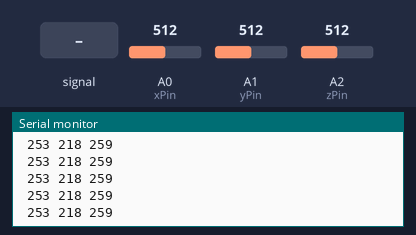
Recording of a sketch running on a simulated Arduino Uno, built with avr-gcc and run on an emulated ATmega328P. On the bench: the last lines printed to the serial monitor. Inputs (shaded band) come from the test bench; at power-on: A0 (xPin) = 512, A1 (yPin) = 512, A2 (zPin) = 512.

Above: at 1.2 s.
1.3 s: A2 (zPin) fed a 200 Hz sine of ±81 counts around its level
At 2.4 s:
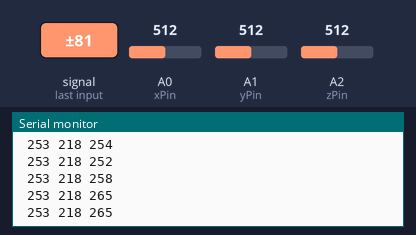
2.8 s: A0 (xPin) set to 333
At 3.9 s:
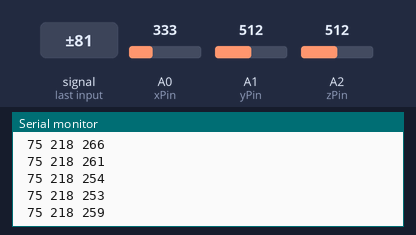
4.3 s: A1 (yPin) set to 333
At 5.3 s:
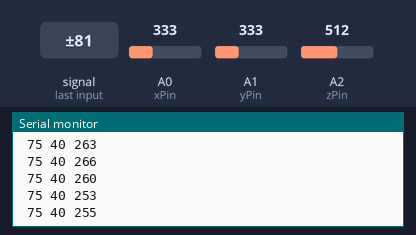
5.8 s: A2 (zPin) set to 333
At 6.9 s:
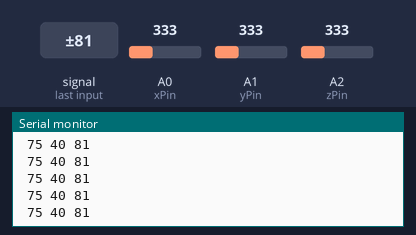
7.3 s: A0 (xPin) set to 122
At 8.2 s:
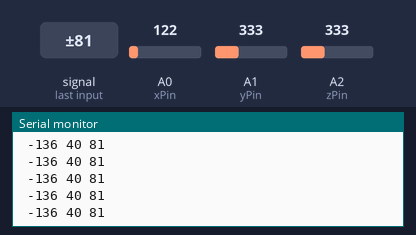
Timing chart, 0 to 10.1 s (numbered marks = the images above; inputs shaded):
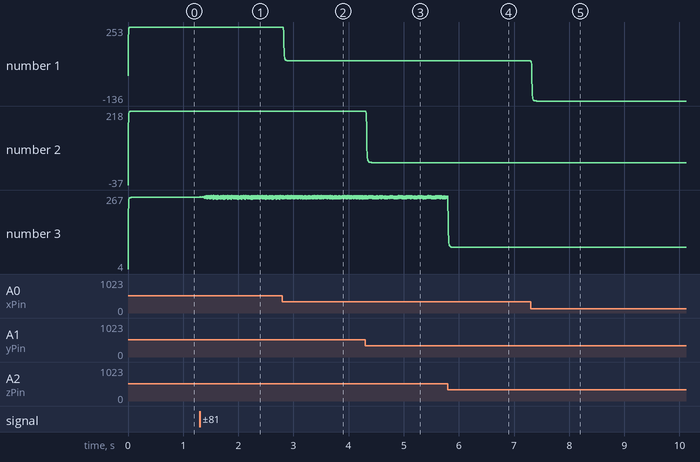

Measured:
- after the input at 1.3 s, the serial monitor: prints a new line at once (image 1)
- after the input at 2.8 s, the serial monitor: prints a new line at once (image 2)
- after the input at 4.3 s, the serial monitor: prints a new line at once (image 3)
- after the input at 7.3 s, the serial monitor: prints a new line at once (image 5)
- plotted number 1: 253 → 75 after the input at 2.8 s, 75 → -136 after the input at 7.3 s
- plotted number 2: 218 → 40 after the input at 4.3 s

The sketch:

rung_klf.ino
```cpp
#include <SimpleKalmanFilter.h>

SimpleKalmanFilter klfX(1, 1, 0.01);
SimpleKalmanFilter klfY(1, 1, 0.01);
SimpleKalmanFilter klfZ(1, 1, 0.01);

#define xPin A0
#define yPin A1
#define zPin A2

#define xMin 338+80
#define yMin 343+50
#define zMin 272+20

#define numMau 10025+1

//--------------------------------------------------------------
// Take multiple samples to reduce noise
int count = 0;
const int samples = 10;
//--------------------------------------------------------------

void setup()
{
  Serial.begin(2000000);

  //  Serial.println("CLEARDATA");
  Serial.println("Millis X Y Z");
//
//  while (Serial.available() == 0)
//  {
//  }
//  delay(1000);

  pinMode(A0, INPUT);
  pinMode(A1, INPUT);
  pinMode(A2, INPUT);

}


void loop()
{


  //--------------------------------------------------------------
  //Read raw values
  int xRaw = 0, yRaw = 0, zRaw = 0;
  for (int i = 0; i < samples; i++)
  {
    xRaw += analogRead(xPin);
    yRaw += analogRead(yPin);
    zRaw += analogRead(zPin);
  }
  xRaw /= samples;
  yRaw /= samples;
  zRaw /= samples;

  //  Serial.print(xRaw - xMin);
  //  Serial.print(" ");
  //
  //  Serial.print(yRaw - yMin);
  //  Serial.print(" ");
  //
  //  Serial.print(zRaw - zMin);
  //  Serial.print(" ");
  //--------------------------------------------------------------

  xRaw = klfX.updateEstimate(xRaw);
  yRaw = klfY.updateEstimate(yRaw);
  zRaw = klfZ.updateEstimate(zRaw);

  //  Serial.print("DATA, TIME,");

//  Serial.print(millis());
  Serial.print(" ");

  //--------------------------------------------------------------
  Serial.print(xRaw - xMin);
  Serial.print(" ");

  Serial.print(yRaw - yMin);
  Serial.print(" ");

  Serial.print(zRaw - zMin);


  if (count >= numMau)
  {
    //    while (1);
  }
  else
  {
    count++;
  }

  Serial.println();
  //--------------------------------------------------------------
  //  delay(20);
}
```
